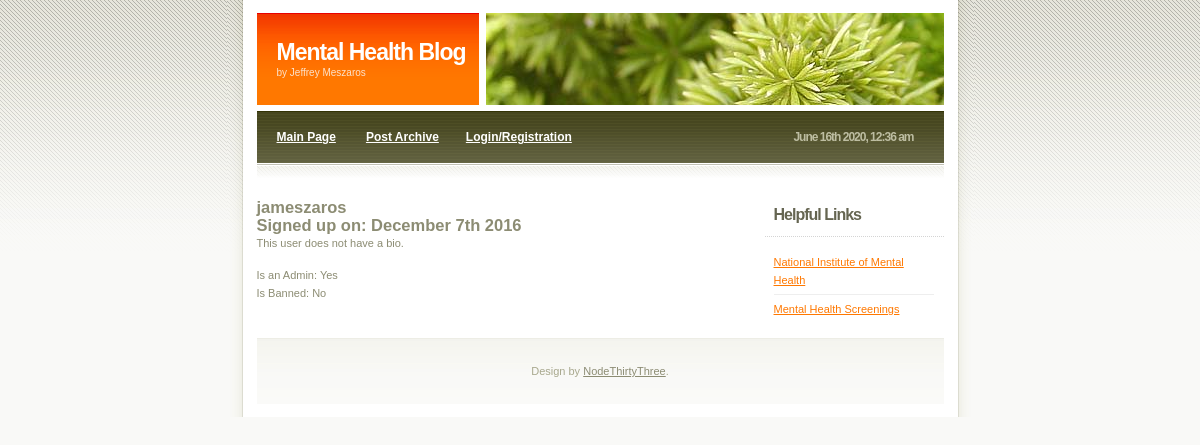
The page /websiteResources/user.php?user=jameszaros on the database its author committed.
### tables this page shows
CREATE TABLE `tbluser` (
  `userID` int(11) NOT NULL,
  `username` varchar(16) NOT NULL,
  `password` varchar(40) NOT NULL,
  `isBanned` tinyint(1) NOT NULL,
  `isAdmin` tinyint(1) NOT NULL,
  `dateMade` date NOT NULL,
  `bioContent` varchar(255) DEFAULT NULL
);

### websiteResources/functions.php (called while the page is built, shortened)
<?php
	function runQuery($query) {
		$queryResult = mysql_db_query("dbmentalhealth", $query);
		return $queryResult;
	}
	function printBool($boolName, $boolVal) {
		if ($boolVal) {
			return "$boolName: Yes";
		} else {
			return "$boolName: No";
		}
	}
?>

### websiteResources/user.php (the view, shortened to what this page needs)
<?php
	include 'functions.php';
?>
<!DOCTYPE html PUBLIC "-//W3C//DTD XHTML 1.0 Strict//EN" "http://www.w3.org/TR/xhtml1/DTD/xhtml1-strict.dtd">
<html>
	<head>
		<link rel="stylesheet" type="text/css" href="default.css" />
	</head>
	<body>
	<div id="outer">
		<div id="inner">
			<?php include 'header.php' ?>
			<div id="primarycontent">
				<?php
					if (isset($_GET['user'])) {
						$username = $_GET['user'];
						$queryResult = runQuery("SELECT userID, username, isAdmin, isBanned, bioContent, dateMade FROM tbluser WHERE username LIKE \"$username\"");
						$usernameResult = mysql_fetch_assoc($queryResult);
						if (!empty($usernameResult)) {
							echo "<h2>" . $usernameResult['username'] . "</h2>";
							echo "<h2>Signed up on: " . date('F jS Y', strtotime($usernameResult['dateMade'])) . "</h2>";
							if ($usernameResult['bioContent'] != NULL) {
								echo "<p>Bio: " . $usernameResult['bioContent'] . "</p>";
							} else {
								echo "<p>This user does not have a bio.</p>";
							}
							echo printBool("Is an Admin", $usernameResult['isAdmin']) . "<br>";
							echo printBool("Is Banned", $usernameResult['isBanned']);
						} else {
							echo "<h2>No users were found by that name.</h2>";
						}
					} else {
						echo "<h2>No entry data found</h2>";
					}
				?>
			</div>
			<div id="secondarycontent">
				<h3>Helpful Links</h3>
				<div class="content">
					<ul class="linklist">
						<li class="first"><a href="https://www.nimh.nih.gov/index.shtml">National Institute of Mental Health</a></li>
						<li><a href="https://mentalhealthscreening.org/">Mental Health Screenings</a></li>
					</ul>
				</div>
			</div>
			<div id="footer">
				Design by <a href="http://www.nodethirtythree.com/">NodeThirtyThree</a>.
			</div>
		</div>
	</div>
	</body>
</html>

### websiteResources/default.css (style rules this page uses)
* { padding: 0px; margin: 0px; }
body { background: #F9F9F7 url('images/a1.gif') repeat-x; font-size: 11px; font-family: "trebuchet ms", helvetica, sans-serif; color: #8C8C73; line-height: 18px; }
a { color: #FF7800; text-decoration: underline; }
p { margin-bottom: 14px; text-align: justify; }
ul.linklist { list-style: none; }
ul.linklist li { border-top: solid 1px #EEEEEE; padding-top: 5px; margin: 5px 0px 0px 0px; }
ul.linklist li.first { border-top: 0px; margin-top: 0px; padding-top: 0px; }
#outer { position: relative; width: 747px; margin: 0 auto; background: #fff url('images/abg.gif') repeat-y; }
#inner { position: relative; padding: 13px 30px 13px 30px; z-index: 2; }
#secondarycontent { position: relative; width: 180px; float: right; }
#secondarycontent h3 { position: relative; top: 4px; font-size: 16px; line-height: 25px; color: #656551; letter-spacing: -1px; background: url('images/a22.gif') bottom repeat-x; padding: 0px 0px 10px 10px; margin-bottom: 20px; }
#secondarycontent .content { padding: 0px 10px 0px 10px; margin-bottom: 20px; }
#primarycontent { position: relative; width: 480px; float: left; }
#footer { position: relative; clear: both; height: 66px; text-align: center; line-height: 66px; background-image: url('images/a50.gif'); color: #A8A88D; }
#footer a { color: #8C8C73; }

### rows shown on the page
tbluser: username "jameszaros", dateMade "December 7th 2016", isAdmin "Is an Admin: Yes", isBanned "Is Banned: No"
